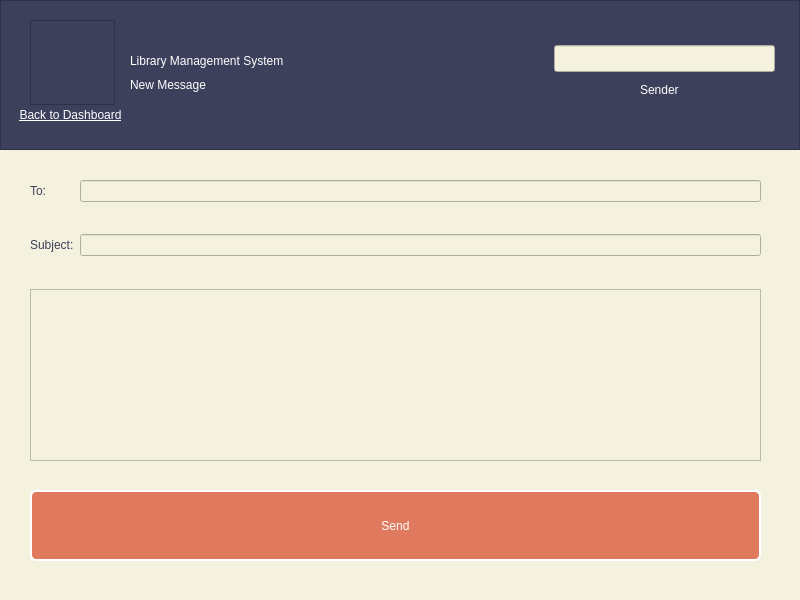
<?xml version="1.0" encoding="UTF-8"?>
<ui version="4.0">
 <class>Compose</class>
 <widget class="QWidget" name="Compose">
  <property name="geometry">
   <rect>
    <x>0</x>
    <y>0</y>
    <width>800</width>
    <height>600</height>
   </rect>
  </property>
  <property name="windowTitle">
   <string>Compose</string>
  </property>
  <property name="windowIcon">
   <iconset resource="res.qrc">
    <normaloff>:/icons/icons/library.png</normaloff>:/icons/icons/library.png</iconset>
  </property>
  <property name="styleSheet">
   <string notr="true">QWidget
{
	background-color: rgb(244, 241, 222);
	color: rgb(61, 64, 91);
}
QPushButton
{
	font: 10pt &quot;IRANYekan&quot;;
	background-color: rgb(224, 122, 95);
	color: rgb(255, 255, 255);
    border: 2px solid rgb(255, 255, 255);
    border-radius: 6px;
}
QPushButton:hover
{
	background-color: rgb(242, 204, 143);
}</string>
  </property>
  <widget class="QFrame" name="frame_top">
   <property name="geometry">
    <rect>
     <x>0</x>
     <y>0</y>
     <width>800</width>
     <height>150</height>
    </rect>
   </property>
   <property name="styleSheet">
    <string notr="true">background-color: rgb(61, 64, 91);
color: rgb(255, 255, 255);</string>
   </property>
   <property name="frameShape">
    <enum>QFrame::StyledPanel</enum>
   </property>
   <property name="frameShadow">
    <enum>QFrame::Raised</enum>
   </property>
   <widget class="QFrame" name="frame_logo">
    <property name="geometry">
     <rect>
      <x>30</x>
      <y>20</y>
      <width>85</width>
      <height>85</height>
     </rect>
    </property>
    <property name="styleSheet">
     <string notr="true">image: url(:/icons/icons/compose.png);</string>
    </property>
    <property name="frameShape">
     <enum>QFrame::StyledPanel</enum>
    </property>
    <property name="frameShadow">
     <enum>QFrame::Raised</enum>
    </property>
   </widget>
   <widget class="QLabel" name="label_title">
    <property name="geometry">
     <rect>
      <x>130</x>
      <y>45</y>
      <width>451</width>
      <height>31</height>
     </rect>
    </property>
    <property name="styleSheet">
     <string notr="true">font: 75 14pt &quot;IRANYekan&quot;;</string>
    </property>
    <property name="text">
     <string>Library Management System</string>
    </property>
   </widget>
   <widget class="QPushButton" name="pushButton_backtodash">
    <property name="geometry">
     <rect>
      <x>10</x>
      <y>105</y>
      <width>121</width>
      <height>20</height>
     </rect>
    </property>
    <property name="styleSheet">
     <string notr="true">border: 0px;
text-decoration: underline;
font: 25 7pt &quot;IRANYekan Light&quot;;</string>
    </property>
    <property name="text">
     <string>&amp;Back to Dashboard</string>
    </property>
    <property name="flat">
     <bool>true</bool>
    </property>
   </widget>
   <widget class="QLabel" name="label_3">
    <property name="geometry">
     <rect>
      <x>130</x>
      <y>75</y>
      <width>320</width>
      <height>20</height>
     </rect>
    </property>
    <property name="styleSheet">
     <string notr="true">font: 25 10pt &quot;IRANYekan Light&quot;;</string>
    </property>
    <property name="text">
     <string>New Message</string>
    </property>
   </widget>
   <widget class="QLabel" name="label_search">
    <property name="geometry">
     <rect>
      <x>640</x>
      <y>80</y>
      <width>91</width>
      <height>20</height>
     </rect>
    </property>
    <property name="styleSheet">
     <string notr="true">font: 25 7pt &quot;IRANYekan Light&quot;;</string>
    </property>
    <property name="text">
     <string>Sender</string>
    </property>
   </widget>
  </widget>
  <widget class="QWidget" name="formLayoutWidget">
   <property name="geometry">
    <rect>
     <x>30</x>
     <y>180</y>
     <width>731</width>
     <height>281</height>
    </rect>
   </property>
   <layout class="QFormLayout" name="formLayout">
    <item row="0" column="0">
     <widget class="QLabel" name="label">
      <property name="styleSheet">
       <string notr="true">font: 8pt &quot;IRANYekan&quot;;</string>
      </property>
      <property name="text">
       <string>To:</string>
      </property>
     </widget>
    </item>
    <item row="0" column="1">
     <widget class="QLineEdit" name="lineEdit_reciver">
      <property name="styleSheet">
       <string notr="true">font: 8pt &quot;IRANYekan&quot;;</string>
      </property>
     </widget>
    </item>
    <item row="1" column="1">
     <spacer name="verticalSpacer">
      <property name="orientation">
       <enum>Qt::Vertical</enum>
      </property>
      <property name="sizeHint" stdset="0">
       <size>
        <width>20</width>
        <height>40</height>
       </size>
      </property>
     </spacer>
    </item>
    <item row="2" column="0">
     <widget class="QLabel" name="label_2">
      <property name="styleSheet">
       <string notr="true">font: 8pt &quot;IRANYekan&quot;;</string>
      </property>
      <property name="text">
       <string>Subject:</string>
      </property>
     </widget>
    </item>
    <item row="2" column="1">
     <widget class="QLineEdit" name="lineEdit_subject">
      <property name="sizePolicy">
       <sizepolicy hsizetype="Expanding" vsizetype="Expanding">
        <horstretch>0</horstretch>
        <verstretch>0</verstretch>
       </sizepolicy>
      </property>
      <property name="styleSheet">
       <string notr="true">font: 8pt &quot;IRANYekan&quot;;</string>
      </property>
     </widget>
    </item>
    <item row="3" column="0">
     <spacer name="verticalSpacer_2">
      <property name="orientation">
       <enum>Qt::Vertical</enum>
      </property>
      <property name="sizeHint" stdset="0">
       <size>
        <width>20</width>
        <height>40</height>
       </size>
      </property>
     </spacer>
    </item>
    <item row="4" column="0" colspan="2">
     <widget class="QPlainTextEdit" name="plainTextEdit">
      <property name="styleSheet">
       <string notr="true">font: 8pt &quot;IRANYekan&quot;;</string>
      </property>
     </widget>
    </item>
   </layout>
  </widget>
  <widget class="QLineEdit" name="lineEdit_sender">
   <property name="geometry">
    <rect>
     <x>554</x>
     <y>45</y>
     <width>221</width>
     <height>27</height>
    </rect>
   </property>
   <property name="readOnly">
    <bool>true</bool>
   </property>
  </widget>
  <widget class="QPushButton" name="pushButton">
   <property name="geometry">
    <rect>
     <x>30</x>
     <y>490</y>
     <width>731</width>
     <height>71</height>
    </rect>
   </property>
   <property name="text">
    <string>Send</string>
   </property>
  </widget>
 </widget>
 <resources>
  <include location="res.qrc"/>
 </resources>
 <connections/>
</ui>
